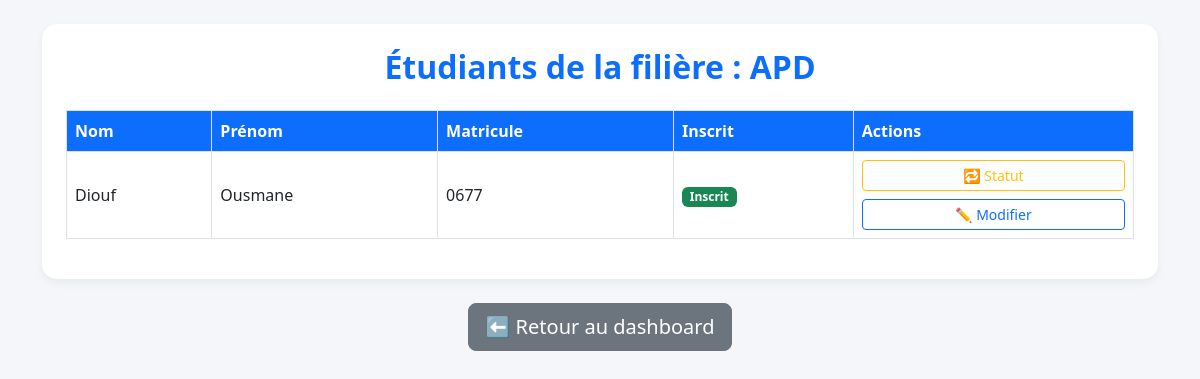
Page /filiere/1/ (signed in) on the committed database.
### etudiants/models.py (models this page shows, shortened)
class Filiere(models.Model):
    nom = models.CharField(max_length=100)
    departement = models.ForeignKey(Departement, on_delete=models.CASCADE)
    class Meta:
        verbose_name = "Filière"
        verbose_name_plural = "Filières"

class Etudiant(models.Model):
    nom = models.CharField(max_length=100)
    prenom = models.CharField(max_length=100)
    date_naissance = models.DateField()
    email = models.EmailField()
    telephone = models.CharField(max_length=20)
    departement = models.ForeignKey(Departement, on_delete=models.CASCADE)
    filiere = models.ForeignKey(Filiere, on_delete=models.CASCADE)
    matricule = models.CharField(max_length=20, unique=True)
    date_inscription = models.DateField(auto_now_add=True)
    inscrit = models.BooleanField(default=False)  # ✅ Nouveau champ
    class Meta:
        verbose_name = "Étudiant"
        verbose_name_plural = "Étudiants"

### etudiants/views.py (the view)
# urls.py: path('filiere/<int:filiere_id>/', views.etudiants_par_filiere, name='etudiants_par_filiere'),
@staff_member_required
def etudiants_par_filiere(request, filiere_id):
    filiere = get_object_or_404(Filiere, id=filiere_id)
    etudiants = Etudiant.objects.filter(filiere=filiere)  # Assure-toi que l'étudiant a un champ 'filiere'
    context = {
        'filiere': filiere,
        'etudiants': etudiants
    }
    return render(request, 'etudiants/etudiants_par_filiere.html', context)

### etudiants/views.py (called while the page is built)
def staff_member_required(function=None):
    return user_passes_test(lambda user: user.is_staff)(function)

### etudiants/templates/etudiants/etudiants_par_filiere.html (shortened to what this page needs)
<!DOCTYPE html>
<html lang="fr">
<head>
    <link href="https://cdn.jsdelivr.net/npm/bootstrap@5.3.0/dist/css/bootstrap.min.css" rel="stylesheet">
</head>
<body class="p-4">
    <div class="container">
        <div class="card p-4">
            <h2 class="text-center mb-4">Étudiants de la filière : {{ filiere.nom }}</h2>
            <div class="table-responsive">
                <table class="table table-hover table-bordered align-middle">
                    <thead>
                        <tr>
                            <th>Nom</th>
                            <th>Prénom</th>
                            <th>Matricule</th>
                            <th>Inscrit</th>
                            <th>Actions</th>
                        </tr>
                    </thead>
                    <tbody>
                        {% for etudiant in etudiants %}
                        <tr>
                            <td>{{ etudiant.nom }}</td>
                            <td>{{ etudiant.prenom }}</td>
                            <td>{{ etudiant.matricule }}</td>
                            <td>
                                {% if etudiant.inscrit %}
                                    <span class="badge bg-success">Inscrit</span>
                                {% else %}
                                    <span class="badge bg-danger">Non inscrit</span>
                                {% endif %}
                            </td>
                            <td>
                                <div class="d-flex flex-column gap-2">
                                    <a href="{% url 'changer_statut' etudiant.id %}" class="btn btn-outline-warning btn-sm">
                                        🔁 Statut
                                    </a>
                                    <a href="{% url 'modifier_etudiant' etudiant.id %}" class="btn btn-outline-primary btn-sm">
                                        ✏️ Modifier
                                    </a>
                                </div>
                            </td>
                        </tr>
                        {% empty %}
                        <tr>
                            <td colspan="5" class="text-center text-muted">Aucun étudiant dans cette filière.</td>
                        </tr>
                        {% endfor %}
                    </tbody>
                </table>
            </div>
        </div>
        <a href="{% url 'dashboard_admin' %}" class="btn btn-secondary btn-lg mt-4 back-btn">⬅️ Retour au dashboard</a>
    </div>
</body>
</html>

### etudiants/templates/etudiants/etudiants_par_filiere.html (style rules this page uses)
body { background-color: #f4f6f9; font-family: 'Segoe UI', sans-serif; }
.card { border-radius: 15px; box-shadow: 0 4px 10px rgba(0,0,0,0.05); border: none; }
h2 { font-weight: 600; color: #0d6efd; }
.table thead th { background-color: #0d6efd; color: white; vertical-align: middle; }
.table tbody td { vertical-align: middle; }
.btn-outline-warning, .btn-outline-primary { width: 100%; font-size: 0.875rem; }
.back-btn { display: block; width: max-content; margin: 30px auto 0; }

### rows in the picture
Filiere: nom "APD"
Etudiant: nom "Diouf", prenom "Ousmane", matricule "0677", inscrit "Inscrit"
